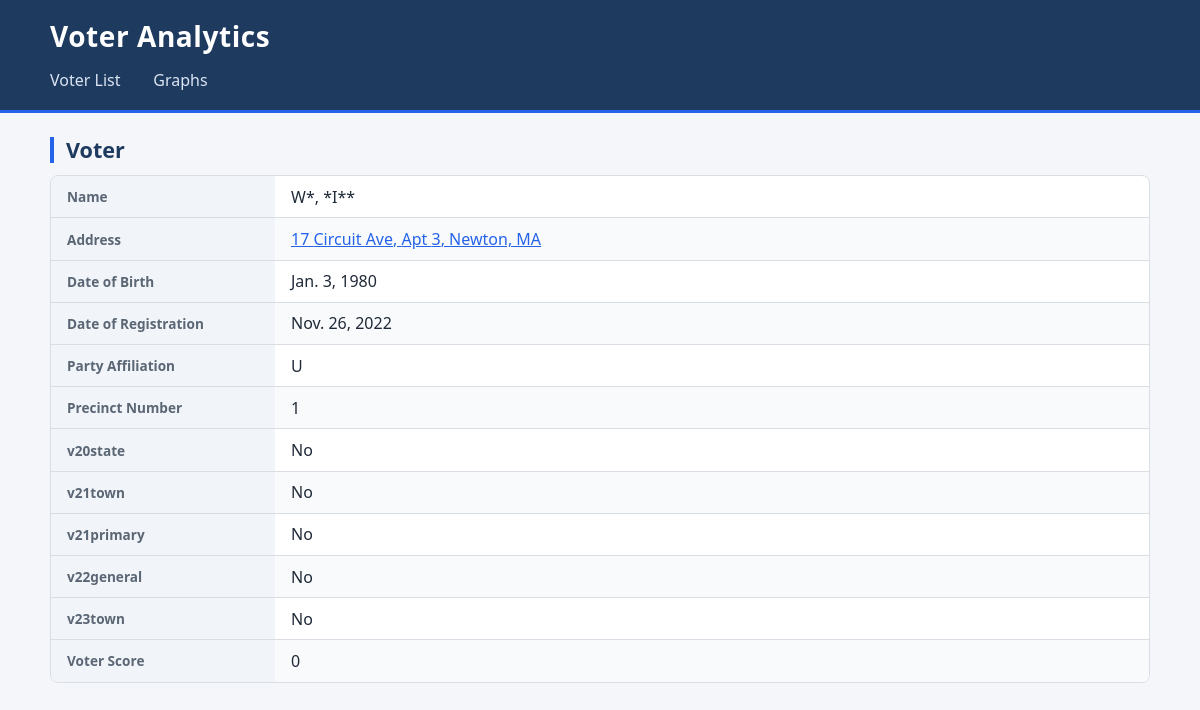
The app's page /voter_analytics/voter/1 with its own data.
### voter_analytics/models.py (models this page shows, shortened)
class Voter(models.Model):
    last_name = models.CharField(max_length=50)
    first_name = models.CharField(max_length=50)
    street_number = models.CharField(max_length=10)
    street_name = models.CharField(max_length=100)
    apartment_number = models.CharField(max_length=10, blank=True)
    zip_code = models.CharField(max_length=10)
    date_of_birth = models.DateField()
    date_of_registration = models.DateField()
    party_affiliation = models.CharField(max_length=2)
    precinct_number = models.CharField(max_length=10)
    v20state = models.BooleanField(default=False)
    v21town = models.BooleanField(default=False)
    v21primary = models.BooleanField(default=False)
    v22general = models.BooleanField(default=False)
    v23town = models.BooleanField(default=False)
    voter_score = models.IntegerField(default=0)

### voter_analytics/views.py (the view)
# urls.py: path('voter/<int:pk>', VoterDetailView.as_view(), name='show_voter'),
class VoterDetailView(DetailView):
    model = Voter
    context_object_name = 'voter'
    template_name = 'voter_analytics/show_voter.html'

### voter_analytics/templates/voter_analytics/show_voter.html
{% extends 'voter_analytics/base.html' %}
{% block content %}
    <h1>Voter</h1>
            <div class="row">
            <table>
                <tr>
                    <th>Name</th>
                    <td>{{ voter.last_name }}, {{ voter.first_name }}</td>
                </tr>
                <tr>
                    <th>Address</th>
                    <td>
                        <a href="https://www.google.com/maps?q={{ voter.street_number }} {{ voter.street_name | title }},{% if voter.apartment_number %} Apt {{ voter.apartment_number }},{% endif %} Newton, MA"
                        target="_blank" rel="noopener noreferrer">
                        {{ voter.street_number }} {{ voter.street_name | title }},{% if voter.apartment_number %} Apt {{ voter.apartment_number }},{% endif %} Newton, MA
                        </a>
                    </td>
                </tr>
                <tr>
                    <th>Date of Birth</th>
                    <td>{{ voter.date_of_birth }}</td>
                </tr>
                <tr>
                    <th>Date of Registration</th>
                    <td>{{ voter.date_of_registration }}</td>
                </tr>
                <tr>
                    <th>Party Affiliation</th>
                    <td>{{ voter.party_affiliation }}</td>
                </tr>
                <tr>
                    <th>Precinct Number</th>
                    <td>{{ voter.precinct_number }}</td>
                </tr>
                <tr>
                    <th>v20state</th>
                    <td>{{ voter.v20state|yesno:"Yes,No" }}</td>
                </tr>
                <tr>
                    <th>v21town</th>
                    <td>{{ voter.v21town|yesno:"Yes,No" }}</td>
                </tr>
                <tr>
                    <th>v21primary</th>
                    <td>{{ voter.v21primary|yesno:"Yes,No" }}</td>
                </tr>
                <tr>
                    <th>v22general</th>
                    <td>{{ voter.v22general|yesno:"Yes,No" }}</td>
                </tr>
                <tr>
                    <th>v23town</th>
                    <td>{{ voter.v23town|yesno:"Yes,No" }}</td>
                </tr>
                <tr>
                    <th>Voter Score</th>
                    <td>{{ voter.voter_score }}</td>
                </tr>
            </table>
        </div>
{% endblock %}

### static/voter-styles.css (style rules this page uses)
:root { --navy: #1e3a5f; --accent: #2563eb; --accent-dark: #1d4ed8; --bg: #f4f6f9; --card: #fff; --border: #d9dee5; --text: #1f2937; --muted: #5b6675; --head: #f1f4f8; --stripe: #f9fafb; --hover: #eef4ff; --radius: 8px; }
*, *::before, *::after { box-sizing: border-box; }
body { margin: 0; padding-bottom: 3rem; background: var(--bg); color: var(--text); font: 16px/1.5 system-ui, -apple-system, "Segoe UI", Roboto, Arial, sans-serif; }
body > :not(nav) { width: min(1100px, calc(100% - 3rem)); margin-inline: auto; }
h1, h2 { margin-block: 1.5rem 0.75rem; padding-left: 0.75rem; border-left: 4px solid var(--accent); color: var(--navy); font-size: 1.35rem; line-height: 1.2; }
a { color: var(--accent); }
.row { overflow-x: auto; background: var(--card); border: 1px solid var(--border); border-radius: var(--radius); }
.row table { width: 100%; border-collapse: collapse; }
.row th, .row td { padding: 0.6rem 1rem; text-align: left; border-bottom: 1px solid var(--border); }
.row th { background: var(--head); color: var(--muted); font-size: 0.85rem; font-weight: 600; white-space: nowrap; }
.row th:has(+ td) { width: 14rem; }
.row tr:last-child > * { border-bottom: 0; }
.row tr:nth-child(even) td { background: var(--stripe); }

### records on screen
Voter: last_name "W*", first_name "*I**", street_number "17", street_name "Circuit Ave", apartment_number "3", date_of_birth "Jan. 3, 1980", date_of_registration "Nov. 26, 2022", party_affiliation "U", precinct_number "1", v20state "No", v21town "No", v21primary "No", v22general "No", v23town "No", voter_score "0"
